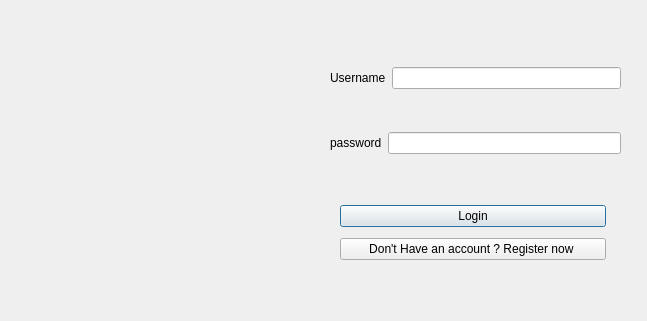
<?xml version="1.0" encoding="UTF-8"?>
<ui version="4.0">
 <class>login</class>
 <widget class="QDialog" name="login">
  <property name="geometry">
   <rect>
    <x>0</x>
    <y>0</y>
    <width>647</width>
    <height>321</height>
   </rect>
  </property>
  <property name="windowTitle">
   <string>Dialog</string>
  </property>
  <widget class="QWidget" name="layoutWidget">
   <property name="geometry">
    <rect>
     <x>330</x>
     <y>30</y>
     <width>291</width>
     <height>161</height>
    </rect>
   </property>
   <layout class="QVBoxLayout" name="verticalLayout">
    <item>
     <layout class="QHBoxLayout" name="horizontalLayout">
      <item>
       <widget class="QLabel" name="label">
        <property name="text">
         <string>Username</string>
        </property>
       </widget>
      </item>
      <item>
       <widget class="QLineEdit" name="lineEdit_username"/>
      </item>
     </layout>
    </item>
    <item>
     <layout class="QHBoxLayout" name="horizontalLayout_2">
      <item>
       <widget class="QLabel" name="label_2">
        <property name="text">
         <string>password</string>
        </property>
       </widget>
      </item>
      <item>
       <widget class="QLineEdit" name="lineEdit_password">
        <property name="echoMode">
         <enum>QLineEdit::Password</enum>
        </property>
       </widget>
      </item>
     </layout>
    </item>
   </layout>
  </widget>
  <widget class="QWidget" name="layoutWidget">
   <property name="geometry">
    <rect>
     <x>340</x>
     <y>200</y>
     <width>266</width>
     <height>67</height>
    </rect>
   </property>
   <layout class="QVBoxLayout" name="verticalLayout_2">
    <item>
     <widget class="QPushButton" name="pushButton_login">
      <property name="text">
       <string>Login</string>
      </property>
     </widget>
    </item>
    <item>
     <widget class="QPushButton" name="pushButton_signup">
      <property name="text">
       <string>Don't Have an account ? Register now </string>
      </property>
     </widget>
    </item>
   </layout>
  </widget>
  <widget class="QLabel" name="label_3">
   <property name="geometry">
    <rect>
     <x>30</x>
     <y>30</y>
     <width>261</width>
     <height>241</height>
    </rect>
   </property>
   <property name="text">
    <string/>
   </property>
  </widget>
 </widget>
 <resources/>
 <connections/>
</ui>
